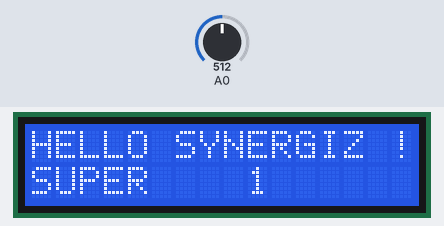
A sketch run on a simulated Arduino Uno, built with avr-gcc and run on an emulated ATmega328P. Shown: 16×2 character LCD. The inputs (shaded band) are chosen by the test bench; at power-on: A0 = 512.

Above: at 1.2 s.
1.3 s: A0 set to 460
3.5 s: A0 set to 434
At 4.8 s:
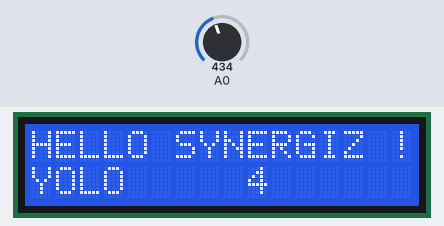
6.5 s: A0 set to 261
8.5 s: A0 set to 231
At 9.8 s:
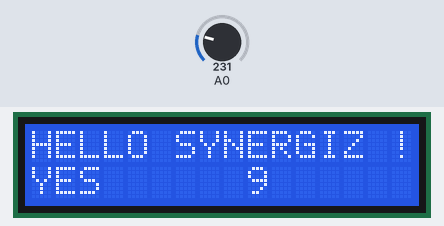
11.5 s: A0 set to 55
13.5 s: A0 set to 45
At 14.8 s:
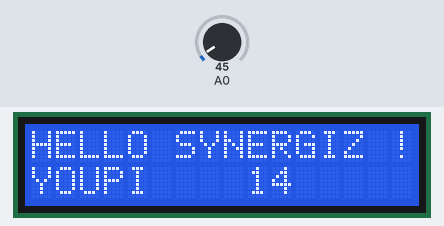
Timing chart, 0 to 16.5 s (numbered marks = the images above; inputs shaded):
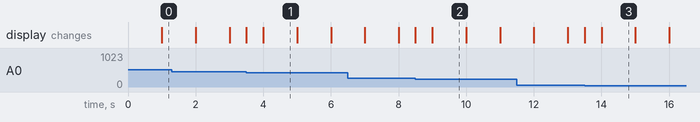

Measured:
- the behaviour switches between 450 and 449 on A0 (found by bisection; images 0 and 1)
- the behaviour switches between 250 and 249 on A0 (found by bisection; images 1 and 2)
- the behaviour switches between 50 and 49 on A0 (found by bisection; images 2 and 3)
- after the input at 3.5 s, the display: first changes at once (image 1 shows a later state)
- after the input at 8.5 s, the display: first changes at once (image 2 shows a later state)
- after the input at 13.5 s, the display: first changes at once (image 3 shows a later state)
- what the display in image 1 shows lasts 1.0 s, from 4.0 s to 5.0 s

The sketch:

ScreenManager.ino
```cpp
#include <LiquidCrystal.h>

/*******************************************************

This program is used to test the LCD module display and 5 buttons.

********************************************************/

// Select the pin used on LCD
LiquidCrystal lcd(8, 9, 4, 5, 6, 7);

// define the button
int lcd_key     = 0;
int adc_key_in  = 0;

#define btnRIGHT  0
#define btnUP     1
#define btnDOWN   2
#define btnLEFT   3
#define btnSELECT 4
#define btnNONE   5

//read the button value
int read_LCD_buttons()
{
 adc_key_in = analogRead(0);          // read analog A0 value
 // when read the 5 key values in the vicinity of the following：0,144,329,504,741
 // By setting different threshold, you can read the one button
 if (adc_key_in > 1000) return btnNONE;
 if (adc_key_in < 50)   return btnRIGHT;
 if (adc_key_in < 250)  return btnUP;
 if (adc_key_in < 450)  return btnDOWN;
 if (adc_key_in < 650)  return btnLEFT;
 if (adc_key_in < 850)  return btnSELECT;

 // V1.0 Use the following version threshold：
/*
 if (adc_key_in < 50)   return btnRIGHT;
 if (adc_key_in < 195)  return btnUP;
 if (adc_key_in < 380)  return btnDOWN;
 if (adc_key_in < 555)  return btnLEFT;
 if (adc_key_in < 790)  return btnSELECT;
*/


 return btnNONE;
}

void setup()
{
 lcd.begin(16, 2);              // star
 lcd.setCursor(0,0);
 lcd.print("HELLO SYNERGIZ !"); // display“Push the buttons”
}

void loop()
{
 lcd.setCursor(9,1);            // The cursor is set at second. and have 9 spaces
 lcd.print(millis()/1000);      // Output waiting time
 lcd.setCursor(0,1);            // The cursor moves to the beginning of the second line.
 lcd_key = read_LCD_buttons();  // read key

 switch (lcd_key)               // display key
 {
   case btnRIGHT:
     {
     lcd.print("YOUPI ");
     break;
     }
   case btnLEFT:
     {
     lcd.print("SUPER   ");
     break;
     }
   case btnUP:
     {
     lcd.print("YES    ");
     break;
     }
   case btnDOWN:
     {
     lcd.print("YOLO  ");
     break;
     }
   case btnSELECT:
     {
     lcd.print("LOL");
     break;
     }
     case btnNONE:
     {
     lcd.print("OMG  ");
     break;
     }
 }
}
```
